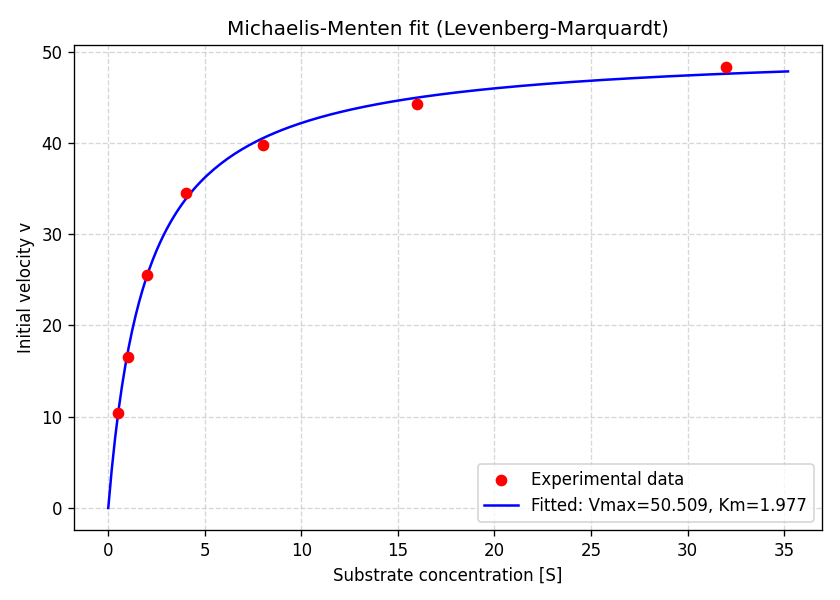

Source code (Python):
import numpy as np
from scipy.optimize import curve_fit
import matplotlib.pyplot as plt


def michaelis_menten(S, Vmax, Km):
    """Michaelis-Menten equation: v = Vmax * S / (Km + S)"""
    return Vmax * S / (Km + S)


def competitive_inhibition(S, Vmax, Km, Ki, I):
    """
    Competitive inhibition: inhibitor competes with substrate for active site.
    v = Vmax * S / (Km * (1 + I/Ki) + S)
    Effect: Km increases, Vmax unchanged.
    """
    Km_app = Km * (1 + I / Ki)
    return Vmax * S / (Km_app + S)


def noncompetitive_inhibition(S, Vmax, Km, Ki, I):
    """
    Non-competitive inhibition: inhibitor binds E and ES equally well.
    v = (Vmax / (1 + I/Ki)) * S / (Km + S)
    Effect: Vmax decreases, Km unchanged.
    """
    Vmax_app = Vmax / (1 + I / Ki)
    return Vmax_app * S / (Km + S)


def uncompetitive_inhibition(S, Vmax, Km, Ki, I):
    """
    Uncompetitive inhibition: inhibitor binds only to ES complex.
    v = (Vmax / (1 + I/Ki)) * S / (Km / (1 + I/Ki) + S)
    Effect: Both Vmax and Km decrease by the same factor.
    """
    factor = 1 + I / Ki
    Vmax_app = Vmax / factor
    Km_app = Km / factor
    return Vmax_app * S / (Km_app + S)


def fit_michaelis_menten(S_data, v_data, V0=None, Km0=None,
                        sigma=None, weights=None, absolute_sigma=False):
    """
    Fit Michaelis-Menten equation using Levenberg-Marquardt (via scipy curve_fit)
    on the RAW (non-linearized) data, optionally with weights.

    Parameters
    ----------
    S_data : array-like
        Substrate concentrations.
    v_data : array-like
        Initial reaction velocities.
    V0 : float, optional
        Initial guess for Vmax. If None, estimated from max(v_data).
    Km0 : float, optional
        Initial guess for Km. If None, estimated from half-max point.
    sigma : array-like, optional
        Per-point standard deviations. If given, curve_fit minimizes
        sum(((v - model) / sigma)**2). Mutually exclusive with `weights`.
    weights : array-like, optional
        Per-point weights w_i. Internally converted to sigma_i = 1/sqrt(w_i).
        Mutually exclusive with `sigma`.
    absolute_sigma : bool, default False
        If True, `pcov` reflects the absolute errors encoded in sigma/weights.

    Returns
    -------
    popt : ndarray, shape (2,)
        Fitted parameters [Vmax, Km].
    pcov : ndarray, shape (2, 2)
        Covariance matrix of the fitted parameters.
    perr : ndarray, shape (2,)
        Standard deviations (1-sigma) of [Vmax, Km].
    """
    if sigma is not None and weights is not None:
        raise ValueError('Provide either `sigma` or `weights`, not both.')

    S_data = np.asarray(S_data, dtype=float)
    v_data = np.asarray(v_data, dtype=float)

    if weights is not None:
        weights = np.asarray(weights, dtype=float)
        if np.any(weights <= 0):
            raise ValueError('All weights must be > 0.')
        sigma = 1.0 / np.sqrt(weights)

    if V0 is None:
        V0 = float(np.max(v_data)) * 1.1
    if Km0 is None:
        half_v = np.max(v_data) / 2.0
        idx = np.argmin(np.abs(v_data - half_v))
        Km0 = float(S_data[idx])

    # method='lm' -> Levenberg-Marquardt
    if sigma is not None:
        popt, pcov = curve_fit(
            michaelis_menten,
            S_data,
            v_data,
            p0=[V0, Km0],
            sigma=np.asarray(sigma, dtype=float),
            absolute_sigma=absolute_sigma,
            method='lm',
        )
    else:
        # Uniform (equal) weighting: all points contribute equally
        popt, pcov = curve_fit(
            michaelis_menten,
            S_data,
            v_data,
            p0=[V0, Km0],
            method='lm',
        )
    perr = np.sqrt(np.diag(pcov))
    return popt, pcov, perr


def variance_weights(v_data, kind='constant'):
    """
    Build per-point weights from common velocity variance models.

    Parameters
    ----------
    v_data : array-like
        Measured initial velocities.
    kind : str
        - 'constant'  : Var(v) = sigma^2          -> uniform weights
        - 'proportional': Var(v) ∝ v              -> w_i ∝ 1/v (Poisson-like)
        - 'power'      : Var(v) ∝ v^2            -> w_i ∝ 1/v^2 (relative error)

    Returns
    -------
    weights : ndarray
    """
    v = np.asarray(v_data, dtype=float)
    if kind == 'constant':
        return np.ones_like(v)
    if kind == 'proportional':
        if np.any(v <= 0):
            raise ValueError('All velocities must be > 0 for variance weighting.')
        return 1.0 / v
    if kind == 'power':
        if np.any(v <= 0):
            raise ValueError('All velocities must be > 0 for variance weighting.')
        return 1.0 / v ** 2
    raise ValueError(f"Unknown weight kind: {kind!r}")


def identify_inhibition_type(ctrl_popt, ctrl_perr, inh_popt, inh_perr,
                             alpha=0.05, min_rel_change=0.15):
    """
    Identify enzyme inhibition type by comparing Km and Vmax between
    control (no inhibitor) and inhibitor-treated conditions.

    Uses two criteria for a "meaningful" change:
    1. Statistical significance: |p1 - p2| > z * sqrt(err1^2 + err2^2)
    2. Biological relevance: relative change > min_rel_change (default 15%)

    This avoids classifying tiny, statistically significant fluctuations
    as biologically meaningful inhibition.

    Parameters
    ----------
    ctrl_popt : (Vmax_ctrl, Km_ctrl)
    ctrl_perr : (Vmax_err_ctrl, Km_err_ctrl)
    inh_popt : (Vmax_inh, Km_inh)
    inh_perr : (Vmax_err_inh, Km_err_inh)
    alpha : float, default 0.05
        Significance level (0.05 = 95% confidence).
    min_rel_change : float, default 0.15
        Minimum relative change (|p_new - p_old| / |p_old|) required
        to consider a parameter change biologically meaningful.

    Returns
    -------
    result : dict
        Contains 'type' (str), 'description' (str), 'Km_changed' (bool),
        'Vmax_changed' (bool), 'km_ratio' (Km_inh/Km_ctrl),
        'vmax_ratio' (Vmax_inh/Vmax_ctrl).
    """
    from scipy.stats import norm

    Vmax_ctrl, Km_ctrl = ctrl_popt
    Vmax_inh, Km_inh = inh_popt
    Vmax_err_ctrl, Km_err_ctrl = ctrl_perr
    Vmax_err_inh, Km_err_inh = inh_perr

    z = norm.ppf(1 - alpha / 2)  # ~1.96 for alpha=0.05

    def significant(p1, p2, e1, e2):
        stat_sig = abs(p1 - p2) > z * np.sqrt(e1 ** 2 + e2 ** 2)
        rel_change = abs(p1 - p2) / abs(p2)
        return stat_sig and (rel_change > min_rel_change)

    Km_changed = significant(Km_inh, Km_ctrl, Km_err_inh, Km_err_ctrl)
    Vmax_changed = significant(Vmax_inh, Vmax_ctrl, Vmax_err_inh, Vmax_err_ctrl)

    km_ratio = Km_inh / Km_ctrl
    vmax_ratio = Vmax_inh / Vmax_ctrl

    if Km_changed and not Vmax_changed and km_ratio > 1:
        inhibition_type = 'competitive'
        description = ('Competitive inhibition: Km increased significantly '
                       f'({km_ratio:.2f}x), Vmax unchanged. Inhibitor '
                       'competes with substrate for the active site.')
    elif Vmax_changed and not Km_changed and vmax_ratio < 1:
        inhibition_type = 'noncompetitive'
        description = ('Non-competitive inhibition: Vmax decreased significantly '
                       f'({vmax_ratio:.2f}x), Km unchanged. Inhibitor binds '
                       'both free enzyme and ES complex with equal affinity.')
    elif Km_changed and Vmax_changed and km_ratio < 1 and vmax_ratio < 1:
        ratio_diff = abs(km_ratio - vmax_ratio)
        if ratio_diff < 0.15:
            inhibition_type = 'uncompetitive'
            description = ('Uncompetitive inhibition: both Km and Vmax decreased '
                           f'by similar factors (Km: {km_ratio:.2f}x, '
                           f'Vmax: {vmax_ratio:.2f}x). Inhibitor binds only '
                           'the ES complex.')
        else:
            inhibition_type = 'mixed'
            description = ('Mixed inhibition: both Km and Vmax changed '
                           f'(Km: {km_ratio:.2f}x, Vmax: {vmax_ratio:.2f}x). '
                           'Inhibitor binds both E and ES with different affinities.')
    elif not Km_changed and not Vmax_changed:
        inhibition_type = 'none'
        description = 'No significant inhibition detected under these conditions.'
    else:
        inhibition_type = 'ambiguous'
        description = (f'Ambiguous pattern: Km changed={Km_changed}, '
                       f'Vmax changed={Vmax_changed}. Replicate measurements '
                       'or additional [I] concentrations may help.')

    return {
        'type': inhibition_type,
        'description': description,
        'Km_changed': Km_changed,
        'Vmax_changed': Vmax_changed,
        'km_ratio': km_ratio,
        'vmax_ratio': vmax_ratio,
        'z_critical': z,
        'min_rel_change': min_rel_change,
    }


def fit_inhibition_model(S_data, v_data, ctrl_popt, I, model='competitive'):
    """
    Fit a specific inhibition model to estimate Ki, using control parameters
    as constraints or starting values.

    Parameters
    ----------
    S_data, v_data : array-like
        Substrate concentration and velocity data WITH inhibitor.
    ctrl_popt : (Vmax, Km)
        Fitted parameters from control (no inhibitor) condition.
    I : float
        Inhibitor concentration.
    model : str
        'competitive', 'noncompetitive', or 'uncompetitive'.

    Returns
    -------
    Ki : float
        Estimated inhibition constant.
    Ki_err : float
        Standard error of Ki.
    popt : ndarray
        Fitted parameters (Vmax, Km, Ki) — note Vmax/Km may be constrained.
    """
    Vmax_ctrl, Km_ctrl = ctrl_popt
    if I <= 0:
        raise ValueError('Inhibitor concentration I must be > 0')

    if model == 'competitive':
        def model_func(S, Ki):
            return competitive_inhibition(S, Vmax_ctrl, Km_ctrl, Ki, I)
        p0 = [Km_ctrl]
    elif model == 'noncompetitive':
        def model_func(S, Ki):
            return noncompetitive_inhibition(S, Vmax_ctrl, Km_ctrl, Ki, I)
        p0 = [Km_ctrl]
    elif model == 'uncompetitive':
        def model_func(S, Ki):
            return uncompetitive_inhibition(S, Vmax_ctrl, Km_ctrl, Ki, I)
        p0 = [Km_ctrl]
    else:
        raise ValueError(f"Unknown model: {model!r}")

    popt, pcov = curve_fit(model_func, S_data, v_data, p0=p0, method='lm')
    perr = np.sqrt(np.diag(pcov))
    Ki = popt[0]
    Ki_err = perr[0]
    return Ki, Ki_err, popt


def plot_lineweaver_burk(conditions_dict, title='Lineweaver-Burk Plot'):
    """
    Plot Lineweaver-Burk (1/v vs 1/S) for multiple conditions to visualize
    inhibition patterns. Note: used for visualization only, not for fitting.

    Parameters
    ----------
    conditions_dict : dict
        Keys are condition labels (e.g. 'Control', '+Inhibitor'), values are
        tuples (S_data, v_data, popt).
    title : str
        Plot title.
    """
    colors = ['black', 'red', 'blue', 'green', 'orange']
    markers = ['o', 's', '^', 'D', 'v']

    fig, ax = plt.subplots(figsize=(7, 6))

    for i, (label, (S, v, popt)) in enumerate(conditions_dict.items()):
        inv_S = 1.0 / S
        inv_v = 1.0 / v
        color = colors[i % len(colors)]
        marker = markers[i % len(markers)]

        ax.scatter(inv_S, inv_v, color=color, marker=marker,
                   label=label, zorder=3, s=60)

        inv_S_fit = np.linspace(0, np.max(inv_S) * 1.1, 100)
        Vmax, Km = popt
        inv_v_fit = (Km / Vmax) * inv_S_fit + 1.0 / Vmax
        ax.plot(inv_S_fit, inv_v_fit, color=color, linestyle='--', alpha=0.7)

    ax.set_xlabel('1/[S]')
    ax.set_ylabel('1/v')
    ax.set_title(title)
    ax.legend()
    ax.grid(True, linestyle='--', alpha=0.5)
    ax.axhline(y=0, color='gray', linewidth=0.5)
    ax.axvline(x=0, color='gray', linewidth=0.5)
    fig.tight_layout()
    return fig


def plot_fit(S_data, v_data, popt, perr):
    """Plot the experimental data and the fitted Michaelis-Menten curve."""
    S_fit = np.linspace(0, np.max(S_data) * 1.1, 200)
    v_fit = michaelis_menten(S_fit, *popt)

    fig, ax = plt.subplots(figsize=(7, 5))
    ax.scatter(S_data, v_data, color='red', label='Experimental data', zorder=3)
    ax.plot(S_fit, v_fit, color='blue', label=f'Fitted: Vmax={popt[0]:.3f}, Km={popt[1]:.3f}')
    ax.set_xlabel('Substrate concentration [S]')
    ax.set_ylabel('Initial velocity v')
    ax.set_title('Michaelis-Menten fit (Levenberg-Marquardt)')
    ax.legend()
    ax.grid(True, linestyle='--', alpha=0.5)
    fig.tight_layout()
    return fig


def print_result(label, popt, perr, S_data, v_data):
    Vmax, Km = popt
    Vmax_err, Km_err = perr
    v_pred = michaelis_menten(S_data, Vmax, Km)
    ss_res = np.sum((v_data - v_pred) ** 2)
    ss_tot = np.sum((v_data - np.mean(v_data)) ** 2)
    r_squared = 1 - ss_res / ss_tot
    print(f'[{label}]')
    print(f'  Vmax = {Vmax:.4f} +/- {Vmax_err:.4f}')
    print(f'  Km   = {Km:.4f} +/- {Km_err:.4f}')
    print(f'  R^2  = {r_squared:.6f}')


def run_inhibition_analysis(S_data, v_ctrl, v_inh, I, label):
    """Run full inhibition analysis workflow and print results."""
    popt_ctrl, pcov_ctrl, perr_ctrl = fit_michaelis_menten(S_data, v_ctrl)
    popt_inh, pcov_inh, perr_inh = fit_michaelis_menten(S_data, v_inh)

    print(f'\n{"="*60}')
    print(f'  INHIBITION ANALYSIS: {label}')
    print(f'{"="*60}')

    print_result('Control (no inhibitor)', popt_ctrl, perr_ctrl, S_data, v_ctrl)
    print()
    print_result(f'+ Inhibitor ([I] = {I})', popt_inh, perr_inh, S_data, v_inh)

    result = identify_inhibition_type(
        popt_ctrl, perr_ctrl, popt_inh, perr_inh, alpha=0.05
    )

    print(f'\n  Inhibition type: {result["type"].upper()}')
    print(f'  {result["description"]}')
    print(f'  Km ratio (inh/ctrl): {result["km_ratio"]:.3f}')
    print(f'  Vmax ratio (inh/ctrl): {result["vmax_ratio"]:.3f}')

    if result['type'] in ('competitive', 'noncompetitive', 'uncompetitive'):
        try:
            Ki, Ki_err, _ = fit_inhibition_model(
                S_data, v_inh, popt_ctrl, I=I, model=result['type']
            )
            print(f'  Estimated Ki = {Ki:.3f} +/- {Ki_err:.3f}')
        except Exception as e:
            print(f'  Ki estimation failed: {e}')

    conditions = {
        'Control': (S_data, v_ctrl, popt_ctrl),
        f'+ Inhibitor ([I]={I})': (S_data, v_inh, popt_inh),
    }
    safe_label = label.lower().replace(' ', '_')
    plot_lineweaver_burk(conditions, title=f'Lineweaver-Burk: {label}')
    plt.savefig(f'lb_plot_{safe_label}.png', dpi=120)
    print(f'\n  Lineweaver-Burk plot saved to: lb_plot_{safe_label}.png')

    return result


def main():
    np.random.seed(42)

    # Substrate concentrations
    S_data = np.array([0.5, 1.0, 2.0, 4.0, 8.0, 16.0, 32.0])

    # True enzyme parameters
    Vmax_true = 50.0
    Km_true = 2.0
    Ki_true = 5.0
    I_conc = 10.0
    noise = 0.8  # Gaussian noise SD

    print('=' * 70)
    print('  ENZYME INHIBITION TYPE IDENTIFICATION')
    print('  (Nonlinear regression on raw data + significance testing)')
    print('=' * 70)
    print(f'\nTrue parameters: Vmax={Vmax_true}, Km={Km_true}, Ki={Ki_true}')
    print(f'Inhibitor concentration [I] = {I_conc}')

    # --- 1. Control data (no inhibitor) ---
    v_ctrl = michaelis_menten(S_data, Vmax_true, Km_true)
    v_ctrl += np.random.normal(0, noise, size=v_ctrl.shape)

    # --- 2. Simulate Competitive Inhibition ---
    Km_app_comp = Km_true * (1 + I_conc / Ki_true)
    v_comp = michaelis_menten(S_data, Vmax_true, Km_app_comp)
    v_comp += np.random.normal(0, noise, size=v_comp.shape)

    # --- 3. Simulate Non-competitive Inhibition ---
    Vmax_app_non = Vmax_true / (1 + I_conc / Ki_true)
    v_non = michaelis_menten(S_data, Vmax_app_non, Km_true)
    v_non += np.random.normal(0, noise, size=v_non.shape)

    # --- 4. Simulate Uncompetitive Inhibition ---
    factor = 1 + I_conc / Ki_true
    Vmax_app_un = Vmax_true / factor
    Km_app_un = Km_true / factor
    v_un = michaelis_menten(S_data, Vmax_app_un, Km_app_un)
    v_un += np.random.normal(0, noise, size=v_un.shape)

    # Run analysis for each inhibition type
    run_inhibition_analysis(S_data, v_ctrl, v_comp, I_conc, 'Competitive Inhibition')
    run_inhibition_analysis(S_data, v_ctrl, v_non, I_conc, 'Non-competitive Inhibition')
    run_inhibition_analysis(S_data, v_ctrl, v_un, I_conc, 'Uncompetitive Inhibition')

    # Also run basic analysis from before on the control data
    print(f'\n{"="*60}')
    print('  BASIC MICHAELIS-MENTEN ANALYSIS (Control Data)')
    print(f'{"="*60}\n')

    popt_u, pcov_u, perr_u = fit_michaelis_menten(S_data, v_ctrl)
    print_result('Uniform (equal) weights', popt_u, perr_u, S_data, v_ctrl)
    print()

    w_prop = variance_weights(v_ctrl, kind='proportional')
    popt_p, pcov_p, perr_p = fit_michaelis_menten(
        S_data, v_ctrl, weights=w_prop, absolute_sigma=False,
    )
    print_result('Var(v) ∝ v (proportional)', popt_p, perr_p, S_data, v_ctrl)
    print()

    w_pow = variance_weights(v_ctrl, kind='power')
    popt_v, pcov_v, perr_v = fit_michaelis_menten(
        S_data, v_ctrl, weights=w_pow, absolute_sigma=False,
    )
    print_result('Var(v) ∝ v^2 (relative)', popt_v, perr_v, S_data, v_ctrl)

    inv_S = 1.0 / S_data
    inv_v = 1.0 / v_ctrl
    slope, intercept = np.polyfit(inv_S, inv_v, 1)
    Km_lb = slope / intercept
    Vmax_lb = 1.0 / intercept
    print(f'\n[Lineweaver-Burk (reference only, overweight low-[S] points)]')
    print(f'  Vmax (LB) = {Vmax_lb:.4f}, Km (LB) = {Km_lb:.4f}')

    plot_fit(S_data, v_ctrl, popt_u, perr_u)
    plt.savefig('michaelis_menten_fit.png', dpi=120)
    print('\nPlot (uniform weights) saved to: michaelis_menten_fit.png')


if __name__ == '__main__':
    main()
